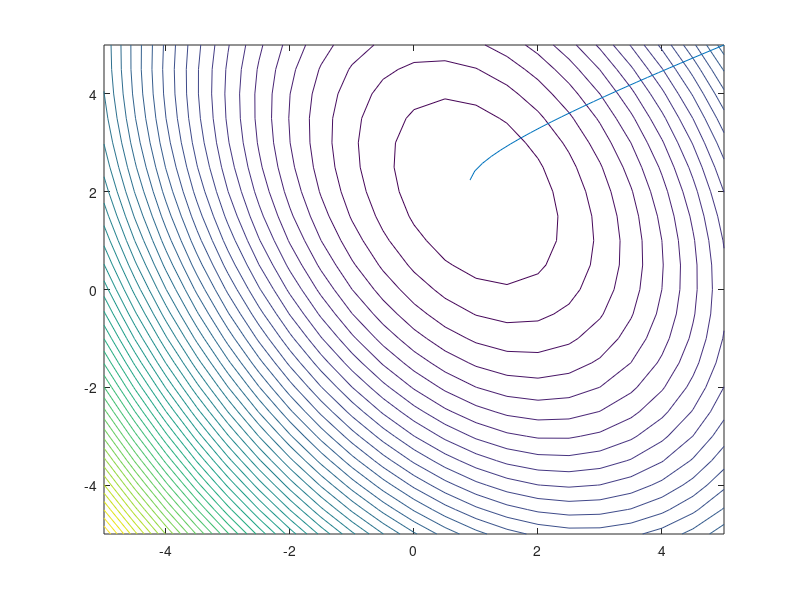

Reproduce this figure in MATLAB. (Note: this script raises an error after producing the figure.)
%METODA GRADIENTU PROSTEGO
f = str2func('@(x, y) ((2*(x.^2))+(y.^2)+(x.*y)-(6.*x)-(5.*y)+8)');
[X,Y] = meshgrid(-5:0.5:5);
Z = f(X,Y);
contour(X,Y,Z,50)
hold on
eps = 0.001;
h = 0.01;
lambda = 0.2;
x0=5;
y0=5;


x=x0;
y=y0;
grad = [1,1];
while(norm(grad)>eps)
    
    dx=(f(x+h, y)-f(x-h, y))/.2*h;
    dy=(f(x, y+h)-f(x, y-h))/.2*h;
    grad = [dx, dy];
    step = grad/norm(grad);
    step = step*lambda;
    oldx=x;
    oldy=y;
    x = x-step(1);
    y = y-step(2);
    line([oldx, x],[oldy, y])
end

disp("X:"+x+" Y:"+y)




